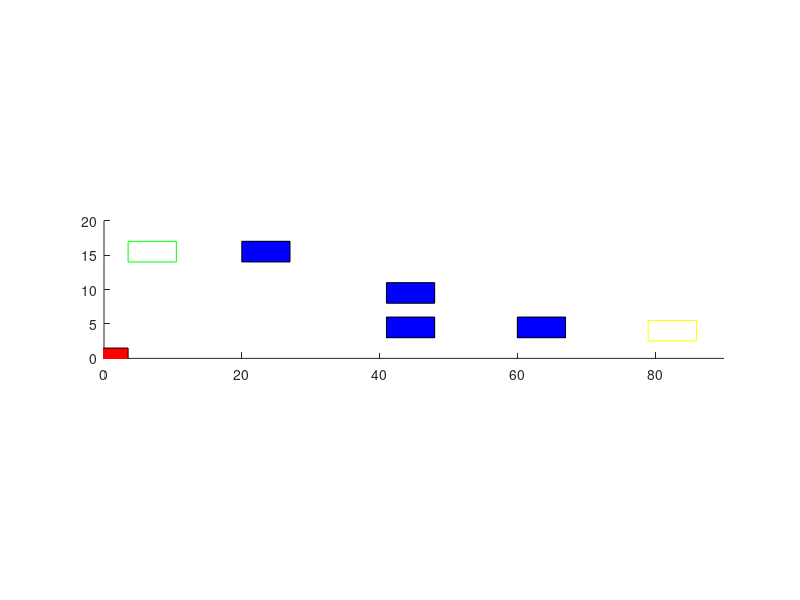

The MATLAB script that drew this image: (Note: this script raises an error after producing the figure.)
clear all;

%% 静态场景
axis equal;
axis([0 90 0 20]) 
point.start=[3.5 14];
point.end=[79 2.5];
obstacle.obs1.y=20.-[6 3 3 6];
obstacle.obs1.x=[20 20 27 27];
obstacle.obs2.y=20.-[12 9 9 12];
obstacle.obs2.x=[41 41 48 48];
obstacle.obs3.y=20.-[17 14 14 17];
obstacle.obs3.x=[41 41 48 48];
obstacle.obs4.y=20.-[17 14 14 17];
obstacle.obs4.x=[60 60 67 67];
patch(obstacle.obs1.x,obstacle.obs1.y,'b')
patch(obstacle.obs2.x,obstacle.obs2.y,'b')
patch(obstacle.obs3.x,obstacle.obs3.y,'b')
patch(obstacle.obs4.x,obstacle.obs4.y,'b')
rectangle('Position',[point.start 7 3],'EdgeColor','g')
rectangle('Position',[point.end 7 3],'EdgeColor','y')

%% 数据定义
%PID参数
Kp = 30;
Ti =inf;
Td = 0;

verxs = [0];%误差序列 0便于微分/积分操作
verys = [0];
l = 5;%轴距
l_2=l/2;%半轴距
s=2;
aerfa=pi/6;
T = 0.01;%积分间隔
%x轴逆时针方向旋转规定为正
vx = 0;%x方向速度
vy = 0;%y方向速度
vxs=[vx];
vys=[vy];
v = sqrt(vx^2+vy^2);%当前速度
r = 1+2*v*T;%视界 随v改变而变化
theta = atan2(vy,vx);%航向角（速度方向与地面坐标系夹角）
phit = 0;%参考点姿态
xt = 0;%参考点位置
yt = 0;%参考点位置
vxt = 0;%参考点x方向速度大小
vyt = 0;%参考点y方向速度大小
%% 小车尺寸
Pos=[4,15.5,0];    %pos为车位姿信息（X,Y,θ），初始值为（0,12,1.5pi）
A.R_w = 3/2;   %robot width/2
A.R_l = 7/2;   % robot length/2
A.a1 = [-A.R_l -A.R_w]';
A.b1 = [A.R_l -A.R_w]';
A.b2 = [A.R_l A.R_w]';
A.c = [-A.R_l A.R_w]';
A.P = [A.a1 A.b1 A.b2 A.c]; %四个角点的位置
A.Rot = [ cos(Pos(3)) -sin(Pos(3)); sin(Pos(3)) cos(Pos(3))]*A.P; 
%rotated car：旋转矩阵*四个角点的位置
A.Prot_trasl = A.Rot + [ ones(1,4)*Pos(1); ones(1,4)*Pos(2)];
%汽车位置的变化（结果仍是四个角点的位置）
A.P_robot=patch(A.P(1,:),A.P(2,:),'r'); 
%Patch：绘制一个填充多边形区域
A.P_robot.XData=A.Prot_trasl(1,:)';
A.P_robot.YData=A.Prot_trasl(2,:)';

%% 车轮
% 后轮
B.wheel1.Pos=[Pos(1)-s*cos(aerfa+Pos(3)),Pos(2)-s*sin(aerfa+Pos(3))];    %pos为车位姿信息（X,Y,θ），初始值为（0,12,1.5pi）
B.wheel1.R_w = 1/4;   %robot width/2
B.wheel1.R_l = 7/12;   % robot length/2
B.wheel1.a1 = [-B.wheel1.R_l -B.wheel1.R_w]';
B.wheel1.b1 = [B.wheel1.R_l -B.wheel1.R_w]';
B.wheel1.b2 = [B.wheel1.R_l B.wheel1.R_w]';
B.wheel1.c = [-B.wheel1.R_l B.wheel1.R_w]';
B.wheel1.P = [B.wheel1.a1 B.wheel1.b1 B.wheel1.b2 B.wheel1.c]; %四个角点的位置
B.wheel1.Rot = [ cos(Pos(3)) -sin(Pos(3)); sin(Pos(3)) cos(Pos(3))]*B.wheel1.P; 
%rotated car：旋转矩阵*四个角点的位置
B.wheel1.Prot_trasl = B.wheel1.Rot + [ ones(1,4)*B.wheel1.Pos(1); ones(1,4)*B.wheel1.Pos(2)];
%汽车位置的变化（结果仍是四个角点的位置）
B.wheel1.P_robot=patch(B.wheel1.P(1,:),B.wheel1.P(2,:),'k'); 
%Patch：绘制一个填充多边形区域
B.wheel1.P_robot.XData=B.wheel1.Prot_trasl(1,:)';
B.wheel1.P_robot.YData=B.wheel1.Prot_trasl(2,:)';

B.wheel2.Pos=[Pos(1)-s*cos(aerfa-Pos(3)),Pos(2)+s*sin(aerfa-Pos(3))];    %pos为车位姿信息（X,Y,θ），初始值为（0,12,1.5pi）
B.wheel2.R_w = 1/4;   %robot width/2
B.wheel2.R_l = 7/12;   % robot length/2
B.wheel2.a1 = [-B.wheel2.R_l -B.wheel2.R_w]';
B.wheel2.b1 = [B.wheel2.R_l -B.wheel2.R_w]';
B.wheel2.b2 = [B.wheel2.R_l B.wheel2.R_w]';
B.wheel2.c = [-B.wheel2.R_l B.wheel2.R_w]';
B.wheel2.P = [B.wheel2.a1 B.wheel2.b1 B.wheel2.b2 B.wheel2.c]; %四个角点的位置
B.wheel2.Rot = [ cos(Pos(3)) -sin(Pos(3)); sin(Pos(3)) cos(Pos(3))]*B.wheel2.P; 
%rotated car：旋转矩阵*四个角点的位置
B.wheel2.Prot_trasl = B.wheel2.Rot + [ ones(1,4)*B.wheel2.Pos(1); ones(1,4)*B.wheel2.Pos(2)];
%汽车位置的变化（结果仍是四个角点的位置）
B.wheel2.P_robot=patch(B.wheel2.P(1,:),B.wheel2.P(2,:),'k'); 
%Patch：绘制一个填充多边形区域
B.wheel2.P_robot.XData=B.wheel2.Prot_trasl(1,:)';
B.wheel2.P_robot.YData=B.wheel2.Prot_trasl(2,:)';

% 前轮
B.wheel3.Pos=[Pos(1)+s*cos(aerfa+Pos(3)),Pos(2)+s*sin(aerfa+Pos(3))];    %pos为车位姿信息（X,Y,θ），初始值为（0,12,1.5pi）
B.wheel3.R_w = 1/4;   %robot width/2
B.wheel3.R_l = 7/12;   % robot length/2
B.wheel3.a1 = [-B.wheel3.R_l -B.wheel3.R_w]';
B.wheel3.b1 = [B.wheel3.R_l -B.wheel3.R_w]';
B.wheel3.b2 = [B.wheel3.R_l B.wheel3.R_w]';
B.wheel3.c = [-B.wheel3.R_l B.wheel3.R_w]';
B.wheel3.P = [B.wheel3.a1 B.wheel3.b1 B.wheel3.b2 B.wheel3.c]; %四个角点的位置
B.wheel3.Rot = [ cos(Pos(3)) -sin(Pos(3)); sin(Pos(3)) cos(Pos(3))]*B.wheel3.P; 
%rotated car：旋转矩阵*四个角点的位置
B.wheel3.Prot_trasl = B.wheel3.Rot + [ ones(1,4)*B.wheel3.Pos(1); ones(1,4)*B.wheel3.Pos(2)];
%汽车位置的变化（结果仍是四个角点的位置）
B.wheel3.P_robot=patch(B.wheel3.P(1,:),B.wheel3.P(2,:),'k'); 
%Patch：绘制一个填充多边形区域
B.wheel3.P_robot.XData=B.wheel3.Prot_trasl(1,:)';
B.wheel3.P_robot.YData=B.wheel3.Prot_trasl(2,:)';

B.wheel4.Pos=[Pos(1)+s*cos(aerfa-Pos(3)),Pos(2)-s*sin(aerfa-Pos(3))];    %pos为车位姿信息（X,Y,θ），初始值为（0,12,1.5pi）
B.wheel4.R_w = 1/4;   %robot width/2
B.wheel4.R_l = 7/12;   % robot length/2
B.wheel4.a1 = [-B.wheel4.R_l -B.wheel4.R_w]';
B.wheel4.b1 = [B.wheel4.R_l -B.wheel4.R_w]';
B.wheel4.b2 = [B.wheel4.R_l B.wheel4.R_w]';
B.wheel4.c = [-B.wheel4.R_l B.wheel4.R_w]';
B.wheel4.P = [B.wheel4.a1 B.wheel4.b1 B.wheel4.b2 B.wheel4.c]; %四个角点的位置
B.wheel4.Rot = [ cos(Pos(3)) -sin(Pos(3)); sin(Pos(3)) cos(Pos(3))]*B.wheel4.P; 
%rotated car：旋转矩阵*四个角点的位置
B.wheel4.Prot_trasl = B.wheel4.Rot + [ ones(1,4)*B.wheel4.Pos(1); ones(1,4)*B.wheel4.Pos(2)];
%汽车位置的变化（结果仍是四个角点的位置）
B.wheel4.P_robot=patch(B.wheel4.P(1,:),B.wheel4.P(2,:),'k'); 
%Patch：绘制一个填充多边形区域
B.wheel4.P_robot.XData=B.wheel4.Prot_trasl(1,:)';
B.wheel4.P_robot.YData=B.wheel4.Prot_trasl(2,:)';
%% 载入路径
load('path_node');
vset=15;
paths=getpath(path_node,ones(length(path_node)-1)*vset);
%hold on;
%plot(paths(1,:),paths(2,:));

%% 寻路
flag = 1;
%初始化车辆参数
CTE_list = [0];
vx = 0;
vy = 0;
xs = [Pos(1)];
ys = [Pos(2)];

% scatter(Pos(1),Pos(2))
% hold on
%车辆速度
i = 1;
refvx = [0];
refvy = [0];
refphi = [0];
phis = [0];
time = [0];
while flag
r = 1+2*v*T;%视界 随v改变而变化
pt = find((paths(1,:)-Pos(1)).^2+(paths(2,:)-Pos(2)).^2-r^2<=0,1,'last');
xt = paths(1,pt);
yt = paths(2,pt);
erx = xt - Pos(1);
ery = yt - Pos(2);
d = sqrt(erx^2+ery^2);
vxt = paths(3,pt);
vyt = paths(4,pt);
vt = sqrt(vxt^2+vyt^2);%目标速度大小
refvx(end+1) = vxt;
refvy(end+1) = vyt;
refphi(end+1) = atan2(vyt,vxt);
time(end+1) = i*T;
i = i + 1;
vvxt = erx/d*vt;%车辆需要追踪的x方向速度
vvyt = ery/d*vt;%车辆需要追踪的y方向速度
verx = vvxt-vx;%x方向速度误差
very = vvyt-vy;%y方向速度误差
dverx = verx - verxs(end);%微分操作
dvery = very - verys(end);%微分操作
verxs(end+1) = verx;
verys(end+1) = very;
sverx = sum(verxs);%积分操作
svery = sum(verys);%积分操作
dvx = Kp*(verx + Td*dverx + sverx/Ti);
dvy = Kp*(very + Td*dvery + svery/Ti);
vx = vx + T*dvx;
vy = vy + T*dvy;
vxs(end+1) = vx;
vys(end+1) = vy;
v = vx^2+vy^2;
Pos(1) = Pos(1)+vx*T;
Pos(2) = Pos(2)+vy*T;
[CTE,~] = min((paths(1,:)-Pos(1)).^2+(paths(2,:)-Pos(2)).^2);
CTE_list(end+1) = CTE;
xs(end+1) = Pos(1);
ys(end+1) = Pos(2);
theta = atan2(vy,vx);
b = theta - Pos(3);%质心侧偏角（车辆速度与车头指向夹角）(车头指向逆时针方向为正)
w = v*sin(b)/l;%车辆角速度
Pos(3) = Pos(3)+w*T;
phis(end+1) = Pos(3);
% scatter(Pos(1),Pos(2))
% hold on
% pause(0.001)
if sqrt((Pos(1)-paths(1,end))^2+(Pos(2)-paths(2,end))^2)<1
    flag = 0;
end
end

%% 画图
figure()
subplot(3,1,1);
plot(time,vxs,time,refvx)
legend('实际速度','参考速度')
title('x方向速度')

subplot(3,1,2);
plot(time,vys,time,refvy)
legend('实际速度','参考速度')
title('y方向速度')
subplot(3,1,3);
plot(time,phis,time,refphi)
legend('实际横摆角','参考横摆角')
title('横摆角')
figure()
plot(time,sqrt(vys.*vys+vxs.*vxs),time,sqrt(refvy.^2+refvx.^2))
legend('速度大小','参考速度大小')
title('合速度')
axis([-0.5,max(time),0,vset+1.5])
figure()
plot(time,CTE_list);
title('横向跟踪误差')
% figure()
% plot(paths(1,:),paths(2,:));
% hold on
% plot(xs,ys)
% legend('参考路径','实际路径')
% title('跟踪结果')



